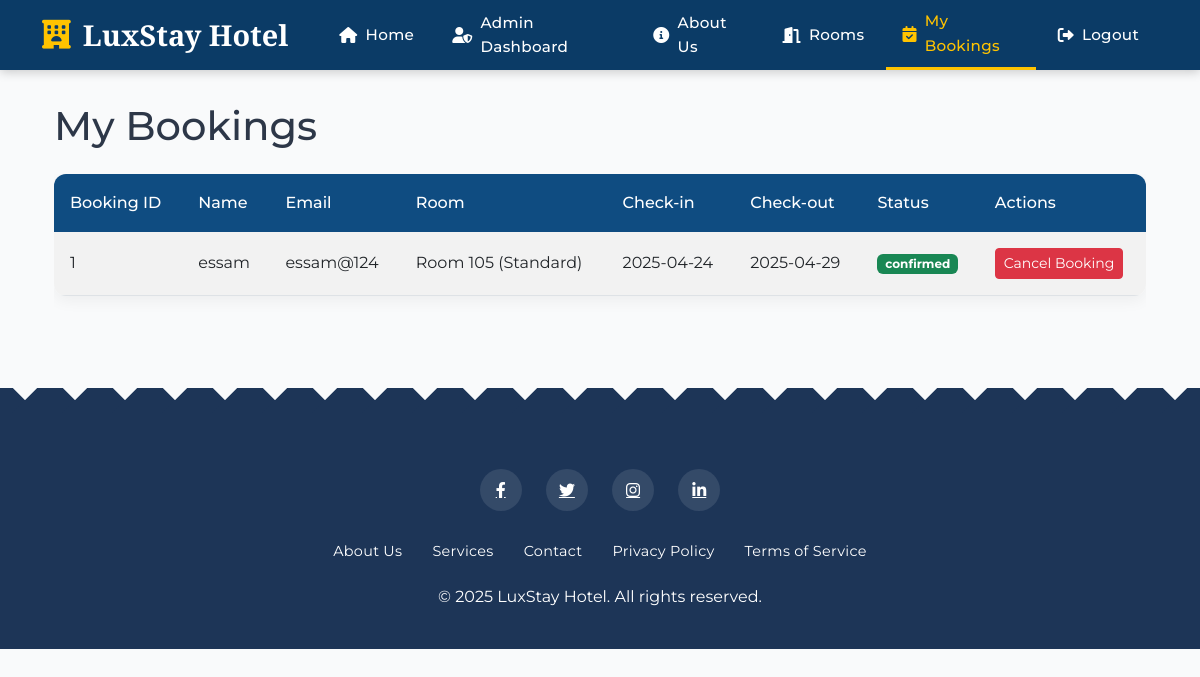
The page /my-bookings (signed in) on the database as committed earlier.
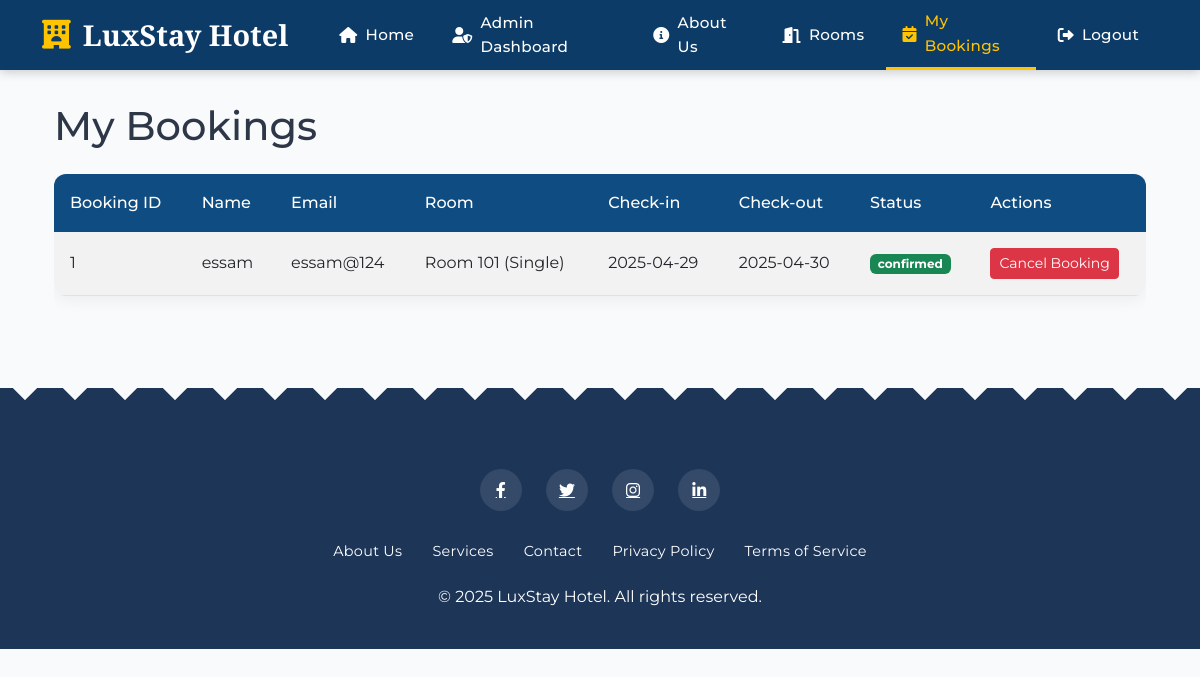
The same page on the database as committed later.
### models.py (models this page shows, shortened)
class Booking(db.Model):
    __tablename__ = 'bookings'
    b_id = db.Column(db.Integer, primary_key=True)
    user_id = db.Column(db.Integer, db.ForeignKey('users.id'), nullable=False)
    room_id = db.Column(db.Integer, db.ForeignKey('rooms.r_id'), nullable=False)
    check_in_date = db.Column(db.Date, nullable=False)
    check_out_date = db.Column(db.Date, nullable=False)
    status = db.Column(db.String(20), default='confirmed')

class User(db.Model, UserMixin):
    __tablename__ = 'users'
    id = db.Column(db.Integer, primary_key=True)
    name = db.Column(db.String(100), nullable=False)
    email = db.Column(db.String(100), unique=True, nullable=False)
    password = db.Column(db.String(200), nullable=False)
    phone = db.Column(db.String(20))
    role = db.Column(db.String(20), default='customer')
    bookings = db.relationship('Booking', backref='user', lazy=True)
    reviews = db.relationship('Review', backref='user', lazy=True)

class Room(db.Model):
    __tablename__ = 'rooms'
    r_id = db.Column(db.Integer, primary_key=True)
    room_no = db.Column(db.String(10), unique=True, nullable=False)
    type = db.Column(db.String(50), nullable=False)
    price = db.Column(db.Float, nullable=False)
    is_available = db.Column(db.Boolean, default=True)
    rating = db.Column(db.Float, default=0.0)
    bookings = db.relationship('Booking', backref='room', lazy=True)
    reviews = db.relationship('Review', backref='room', lazy=True)

### routes.py (the view)
@app.route('/my-bookings')
@login_required
def my_bookings():
    bookings = Booking.query.options(
        joinedload(Booking.user),
        joinedload(Booking.room)
    ).filter_by(user_id=current_user.id).all()
    return render_template('my_bookings.html', bookings=bookings)

### routes.py (called while the page is built)
@login_manager.user_loader
def load_user(user_id):
    return User.query.get(int(user_id))

### templates/my_bookings.html (shortened to what this page needs)
{% extends "base.html" %}
{% block content %}
<div class="container">
    <h1 class="mb-4">My Bookings</h1>
    {% if bookings %}
    <div class="table-responsive">
        <table class="table table-striped">
            <thead>
                <tr>
                    <th>Booking ID</th>
                    <th>Name</th>
                    <th>Email</th>
                    <th>Room</th>
                    <th>Check-in</th>
                    <th>Check-out</th>
                    <th>Status</th>
                    <th>Actions</th>
                </tr>
            </thead>
            <tbody>
                {% for booking in bookings %}
                <tr>
                    <td>{{ booking.b_id }}</td>
                    <td>{{ current_user.name }}</td>
                    <td>{{ current_user.email }}</td>
                    <td>Room {{ booking.room.room_no }} ({{ booking.room.type }})</td>
                    <td>{{ booking.check_in_date.strftime('%Y-%m-%d') }}</td>
                    <td>{{ booking.check_out_date.strftime('%Y-%m-%d') }}</td>
                    <td>
                        <span class="badge bg-{{ 'success' if booking.status == 'confirmed' else 'warning' }}">
                            {{ booking.status }}
                        </span>
                    </td>
                    <td>
                        <form method="POST" action="{{ url_for('cancel_booking', booking_id=booking.b_id) }}"
                              onsubmit="return confirm('Are you sure you want to cancel this booking?');">
                            <button type="submit" class="btn btn-danger btn-sm">Cancel Booking</button>
                        </form>
                    </td>
                </tr>
                {% endfor %}
            </tbody>
        </table>
    </div>
    {% else %}
    <div class="alert alert-info">
        <p>You don't have any bookings yet.</p>
        <a href="{{ url_for('rooms') }}" class="btn btn-primary">Browse Rooms</a>
    </div>
    {% endif %}
</div>
{% endblock %}

### templates/base.html (shortened to what this page needs)
<!DOCTYPE html>
<html lang="en">
<head>
    <link href="https://cdn.jsdelivr.net/npm/bootstrap@5.3.0/dist/css/bootstrap.min.css" rel="stylesheet">
    <link href="https://cdnjs.cloudflare.com/ajax/libs/font-awesome/6.0.0/css/all.min.css" rel="stylesheet">
    <link href="https://cdnjs.cloudflare.com/ajax/libs/aos/2.3.4/aos.css" rel="stylesheet">
    <link href="{{ url_for('static', filename='css/styles.css') }}" rel="stylesheet">
</head>
<body>
<nav class="navbar navbar-expand-lg">
    <div class="container">
        <a class="navbar-brand" href="{{ url_for('home') }}">
            <i class="fas fa-hotel"></i> LuxStay Hotel
        </a>
        <div class="collapse navbar-collapse" id="navbarNav">
            <ul class="navbar-nav ms-auto">
                {% if current_user.is_authenticated %}
                    <li class="nav-item {% if request.endpoint == 'home' %}active{% endif %}">
                        <a class="nav-link" href="{{ url_for('home') }}">
                            <i class="fas fa-home"></i> Home
                        </a>
                    </li>
                    {% if current_user.is_authenticated and current_user.role == 'admin' %}
                    <li class="nav-item {% if request.endpoint == 'admin_dashboard' %}active{% endif %}">
                        <a class="nav-link" href="{{ url_for('admin_dashboard') }}">
                            <i class="fas fa-user-shield"></i> Admin Dashboard
                        </a>
                    </li>
                    {% endif %}
                    <li class="nav-item {% if request.endpoint == 'about' %}active{% endif %}">
                        <a class="nav-link" href="{{ url_for('about') }}">
                            <i class="fas fa-info-circle"></i> About Us
                        </a>
                    </li>
                    <li class="nav-item {% if request.endpoint == 'rooms' %}active{% endif %}">
                        <a class="nav-link" href="{{ url_for('rooms') }}">
                            <i class="fas fa-door-open"></i> Rooms
                        </a>
                    </li>
                    <li class="nav-item {% if request.endpoint == 'my_bookings' %}active{% endif %}">
                        <a class="nav-link" href="{{ url_for('my_bookings') }}">
                            <i class="fas fa-calendar-check"></i> My Bookings
                        </a>
                    </li>
                    <li class="nav-item">
                        <a class="nav-link" href="{{ url_for('logout') }}">
                            <i class="fas fa-sign-out-alt"></i> Logout
                        </a>
                    </li>
                {% endif %}
            </ul>
        </div>
    </div>
</nav>
    <div class="container my-4 fade-in">
        {% block content %}{% endblock %}
    </div>
    <footer class="hotel-footer">
        <div class="container text-center">
            <div class="social-icons mb-4">
                <a href="#"><i class="fab fa-facebook-f"></i></a>
                <a href="#"><i class="fab fa-twitter"></i></a>
                <a href="#"><i class="fab fa-instagram"></i></a>
                <a href="#"><i class="fab fa-linkedin-in"></i></a>
            </div>
            <div class="footer-links mb-3">
                <a href="#">About Us</a>
                <a href="#">Services</a>
                <a href="#">Contact</a>
                <a href="#">Privacy Policy</a>
                <a href="#">Terms of Service</a>
            </div>
            <p class="mb-0">&copy; 2025 LuxStay Hotel. All rights reserved.</p>
        </div>
    </footer>
</body>
</html>

### static/css/styles.css (style rules this page uses)
:root { --primary-color: #0f4c81; --secondary-color: #1d3557; --accent-color: #e9c46a; --accent-hover: #f1d78e; --light-bg: #f8fafc; --dark-text: #2d3748; --light-text: #ffffff; --border-radius: 12px; --box-shadow: 0 10px 30px -5px rgba(0, 0, 0, 0.15); --transition: all 0.4s cubic-bezier(0.165, 0.84, 0.44, 1); }
body { font-family: 'Montserrat', sans-serif; color: var(--dark-text); background-color: #f9fafb; line-height: 1.6; overflow-x: hidden; }
:root { --navbar-bg: #0b3b66; --navbar-hover: #0a2e4e; --navbar-text: #ffffff; --navbar-accent: #ffc300; }
.navbar { background: var(--navbar-bg) !important; padding: 0.75rem 0; box-shadow: 0 2px 10px rgba(0,0,0,0.2); position: sticky; top: 0; z-index: 1000; height: 70px; }
.navbar-brand { font-family: 'Cormorant Garamond', serif; font-weight: 700; font-size: 1.8rem; color: var(--navbar-text) !important; margin-right: 2rem; display: flex; align-items: center; }
.navbar-brand i { color: var(--navbar-accent); margin-right: 12px; }
.navbar-nav { display: flex; align-items: center; height: 100%; }
.nav-item { position: relative; margin: 0 3px; height: 70px; display: flex; align-items: center; }
.nav-link { color: var(--navbar-text) !important; font-weight: 500; font-size: 0.95rem; padding: 25px 16px !important; transition: all 0.25s ease; position: relative; letter-spacing: 0.3px; display: flex; align-items: center; }
.nav-link i { margin-right: 8px; font-size: 1rem; }
.nav-item.active { border-bottom: 3px solid var(--navbar-accent); }
.nav-item.active .nav-link { color: var(--navbar-accent) !important; }
.hotel-footer { padding: 3.5rem 0 2.5rem; margin-top: 6rem; background-color: var(--secondary-color); color: var(--light-text); border-top: 5px solid var(--accent-color); position: relative; }
.hotel-footer:before { content: ''; position: absolute; top: -25px; left: 0; right: 0; height: 25px; background: linear-gradient(135deg, transparent 49%, var(--secondary-color) 50%), linear-gradient(-135deg, transparent 49%, var(--secondary-color) 50%); background-size: 50px 25px; }
.footer-links { display: flex; justify-content: center; margin-bottom: 1.5rem; flex-wrap: wrap; }
.footer-links a { color: var(--light-text); margin: 0 15px; text-decoration: none; transition: var(--transition); padding: 5px 0; position: relative; font-size: 0.9rem; letter-spacing: 0.3px; }
.footer-links a:after { content: ''; position: absolute; width: 0; height: 1px; bottom: 0; left: 0; background-color: var(--accent-color); transition: var(--transition); }
.social-icons { margin-bottom: 2rem; }
.social-icons a { display: inline-flex; justify-content: center; align-items: center; width: 42px; height: 42px; border-radius: 50%; background-color: rgba(255,255,255,0.1); color: var(--light-text); margin: 0 10px; transition: var(--transition); position: relative; overflow: hidden; }
.social-icons a:before { content: ''; position: absolute; top: 0; left: 0; width: 100%; height: 100%; background-color: var(--accent-color); transform: scale(0); transition: var(--transition); border-radius: 50%; z-index: -1; }
.table { border-radius: var(--border-radius); overflow: hidden; box-shadow: 0 5px 15px rgba(0,0,0,0.05); }
.table thead th { background-color: var(--primary-color); color: white; font-weight: 500; border: none; padding: 1rem; }
.table tbody td { padding: 1rem; vertical-align: middle; }
.fade-in { animation: fadeIn 0.6s cubic-bezier(0.165, 0.84, 0.44, 1); }

Rows that differ between the two databases and show on the page:
changed Booking "confirmed": room.room_no "105" → "101"; room.type "Standard" → "Single"; check_in_date "2025-04-24" → "2025-04-29"; check_out_date "2025-04-29" → "2025-04-30"
